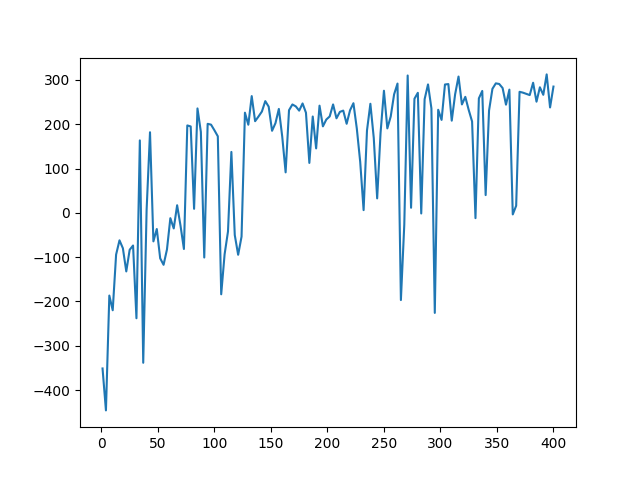

The script that drew this image:
#  A car is on a one-dimensional track, positioned between two "mountains".
#  The goal is to drive up the mountain on the right; however,
#  the car's engine is not strong enough to scale the mountain in a single pass. Therefore,
#  the only way to succeed is to drive back and forth to build up momentum.


import gym
import random
from keras import Sequential
from collections import deque
from keras.layers import Dense
from keras.optimizers import adam
import matplotlib.pyplot as plt
from keras.activations import relu, linear

import numpy as np
env = gym.make('LunarLander-v2')
env.seed(0)
np.random.seed(0)


class DQN:

    """ Implementation of deep q learning algorithm """

    def __init__(self, action_space, state_space):

        self.action_space = action_space
        self.state_space = state_space
        self.epsilon = 1.0
        self.gamma = .99
        self.batch_size = 64
        self.epsilon_min = .01
        self.lr = 0.001
        self.epsilon_decay = .996
        self.memory = deque(maxlen=1000000)
        self.model = self.build_model()

    def build_model(self):

        model = Sequential()
        model.add(Dense(150, input_dim=self.state_space, activation=relu))
        model.add(Dense(120, activation=relu))
        model.add(Dense(self.action_space, activation=linear))
        model.compile(loss='mse', optimizer=adam(lr=self.lr))
        return model

    def remember(self, state, action, reward, next_state, done):
        self.memory.append((state, action, reward, next_state, done))

    def act(self, state):

        if np.random.rand() <= self.epsilon:
            return random.randrange(self.action_space)
        act_values = self.model.predict(state)
        return np.argmax(act_values[0])

    def replay(self):

        if len(self.memory) < self.batch_size:
            return

        minibatch = random.sample(self.memory, self.batch_size)
        states = np.array([i[0] for i in minibatch])
        actions = np.array([i[1] for i in minibatch])
        rewards = np.array([i[2] for i in minibatch])
        next_states = np.array([i[3] for i in minibatch])
        dones = np.array([i[4] for i in minibatch])

        states = np.squeeze(states)
        next_states = np.squeeze(next_states)

        targets = rewards + self.gamma*(np.amax(self.model.predict_on_batch(next_states), axis=1))*(1-dones)
        targets_full = self.model.predict_on_batch(states)
        ind = np.array([i for i in range(self.batch_size)])
        targets_full[[ind], [actions]] = targets

        self.model.fit(states, targets_full, epochs=1, verbose=0)
        if self.epsilon > self.epsilon_min:
            self.epsilon *= self.epsilon_decay


def train_dqn(episode):

    loss = []
    agent = DQN(env.action_space.n, env.observation_space.shape[0])
    for e in range(episode):
        state = env.reset()
        state = np.reshape(state, (1, 8))
        score = 0
        max_steps = 3000
        for i in range(max_steps):
            action = agent.act(state)
            env.render()
            next_state, reward, done, _ = env.step(action)
            score += reward
            next_state = np.reshape(next_state, (1, 8))
            agent.remember(state, action, reward, next_state, done)
            state = next_state
            agent.replay()
            if done:
                print("episode: {}/{}, score: {}".format(e, episode, score))
                break
        loss.append(score)

        # Average score of last 100 episode
        is_solved = np.mean(loss[-100:])
        if is_solved > -200:
            print('\n Task Completed! \n')
            break
        print("Average over last 100 episode: {0:.2f} \n".format(is_solved))
    return loss


if __name__ == '__main__':

    print(env.observation_space)
    print(env.action_space)
    episodes = 400
    loss = train_dqn(episodes)
    plt.plot([i+1 for i in range(0, len(loss), 2)], loss[::2])
    plt.show()
